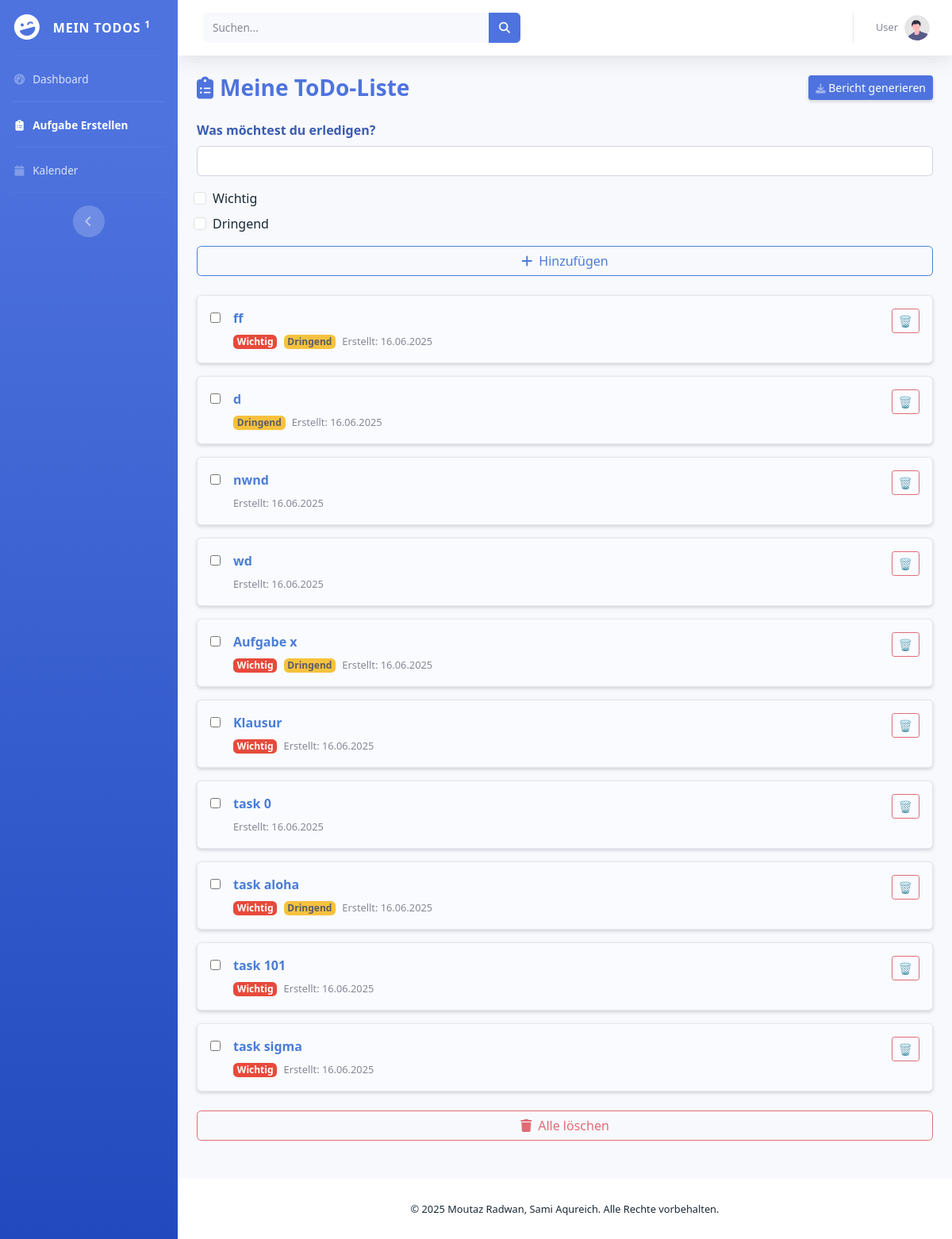
Screenshot of /todos with the database file from the repository.
### models.py (models this page shows)
class Task(Base):
    __tablename__ = "tasks"
    id = Column(Integer, primary_key=True, index=True)
    title = Column(String, nullable=False)
    created_date = Column(DateTime, default=datetime.utcnow)
    property = relationship("Property", uselist=False, back_populates="task", cascade="all, delete")

class Property(Base):
    __tablename__ = "properties"
    id = Column(Integer, primary_key=True, index=True)
    importance = Column(Boolean, nullable=False)
    urgency = Column(Boolean, nullable=False)
    completed = Column(Boolean, default=False)
    task_id = Column(Integer, ForeignKey("tasks.id", ondelete="CASCADE"))
    task = relationship("Task", back_populates="property")

### app.py (the view)
@app.get("/todos")
def todos(request: Request, db: Session = Depends(get_db)):
    todos = db.query(Task).options(joinedload(Task.property)).all()
    return templates.TemplateResponse("todos.html", {
        "request": request,
        "todo_list": todos,
        "current_date": datetime.today().strftime("%Y-%m-%d")
    })

### templates/todos.html (shortened to what this page needs)
{% extends "base.html" %}
{% block page_heading %}
<i class="fas fa-clipboard-list me-2"></i>Meine ToDo-Liste
{% endblock %}
{% block content %}
<div class="pb-5">
    <form action="/add" method="post" class="mb-4" autocomplete="off">
        <div class="mb-3">
            <label for="title" class="form-label">Was möchtest du erledigen?</label>
            <input type="text" id="title" name="title" class="form-control" required autofocus />
        </div>
        <div class="form-check mb-2">
            <input class="form-check-input" type="checkbox" name="importance" id="importance">
            <label class="form-check-label" for="importance">Wichtig</label>
        </div>
        <div class="form-check mb-3">
            <input class="form-check-input" type="checkbox" name="urgency" id="urgency">
            <label class="form-check-label" for="urgency">Dringend</label>
        </div>
        <div class="d-grid gap-2">
            <button type="submit" class="btn btn-outline-primary">
                <i class="fas fa-plus me-2"></i>Hinzufügen
            </button>
        </div>
    </form>
    {% for task in todo_list %}
    <div class="todo-card mb-3 p-3 border rounded shadow-sm">
        <div class="d-flex justify-content-between align-items-start">
            <form action="/update/{{ task.id }}" method="post" class="me-3">
                <input type="checkbox" class="status-toggle" data-id="{{ task.id }}"  title="Erledigt markieren oder zurücksetzen">
            </form>
            <div class="flex-grow-1">
                <a href="javascript:void(0);"
                    class="fw-bold d-block {% if task.property.completed %}text-decoration-line-through text-muted{% endif %}"
                    onclick="toggleEdit({{task.id}})" title="Bearbeiten">
                    {{ task.title }}
                </a>
                <div class="mt-1">
                    {% if task.property.importance %}
                    <span class="badge bg-danger me-1">Wichtig</span>
                    {% endif %}
                    {% if task.property.urgency %}
                    <span class="badge bg-warning text-dark me-1">Dringend</span>
                    {% endif %}
                    {% if task.created_date %}
                    <small class="text-muted">Erstellt: {{ task.created_date.strftime('%d.%m.%Y') }}</small>
                    {% endif %}
                </div>
            </div>
            <div>
                <a href="/delete/{{ task.id }}" class="btn btn-sm btn-outline-danger"
                    onclick="return confirm('Wirklich löschen?')" title="Aufgabe löschen">
                    🗑️
                </a>
            </div>
        </div>
    </div>
    {% endfor %}
    <form action="/clear" method="post" onsubmit="return confirm('Wirklich ALLE Aufgaben löschen?')" class="mt-4">
        <div class="d-grid">
            <button type="submit" class="btn btn-outline-danger">
                <i class="fas fa-trash me-2"></i>Alle löschen
            </button>
        </div>
    </form>
</div>
{% endblock %}

### templates/base.html (shortened to what this page needs)
<!DOCTYPE html>
<html lang="de">
<head>
  <link rel="stylesheet" href="{{ url_for('static', path='css/bootstrap.min.css') }}">
  <link rel="stylesheet" href="{{ url_for('static', path='css/sb-admin-2.min.css') }}">
  <link rel="stylesheet" href="{{ url_for('static', path='css/all.min.css') }}">
  <link rel="stylesheet" href="{{ url_for('static', path='css/style.css') }}">
</head>
<body id="page-top">
  </head>
  <body>
    <div id="wrapper">
      {% include "layouts/sidebar.html" %}
      <div id="content-wrapper" class="d-flex flex-column">
        <div id="content">
          {% include "layouts/topbar.html" %}
          <div class="container-fluid">
            <div class="d-sm-flex align-items-center justify-content-between mb-4">
              <h1 class="h3 mb-0 text-primary fw-bold">{% block page_heading %}Übersicht{% endblock %}</h1>
              <a href="#" class="d-none d-sm-inline-block btn btn-sm btn-primary shadow-sm">
                 Bericht generieren
              </a>
            </div>
            {% block content %}
            {% endblock %}
          </div>
        </div>
        {% include "layouts/footer.html" %}
      </div>
    </div>
  </body>
</html>

### templates/layouts/sidebar.html
<ul class="navbar-nav bg-gradient-primary sidebar sidebar-dark accordion" id="accordionSidebar">
  <a class="sidebar-brand d-flex align-items-center justify-content-center" href="/">
    <div class="sidebar-brand-icon rotate-n-15">
      <i class="fas fa-laugh-wink"></i>
    </div>
    <div class="sidebar-brand-text mx-3">Mein ToDos <sup>1</sup></div>
  </a>
  <hr class="sidebar-divider my-0">
  <li class="nav-item {% if request.url.path == '/dashboard' %}active{% endif %}">
    <a class="nav-link" href="/dashboard">
      <i class="fas fa-fw fa-tachometer-alt"></i>
      <span>Dashboard</span>
    </a>
  </li>
  <hr class="sidebar-divider my-0">
  <hr class="sidebar-divider my-0">
  <li class="nav-item {% if request.url.path.startswith('/todos') %}active{% endif %}">
    <a class="nav-link" href="/todos">
      <i class="fas fa-fw fa-clipboard-list"></i>
      <span>Aufgabe Erstellen</span>
    </a>
  </li>
  <hr class="sidebar-divider my-0">
  <li class="nav-item {% if request.url.path.startswith('/calendar') %}active{% endif %}">
    <a class="nav-link" href="/calendar">
      <i class="fas fa-fw fa-calendar"></i>
      <span>Kalender</span>
    </a>
  </li>
  <hr class="sidebar-divider">
  <div class="text-center d-none d-md-inline">
    <button class="rounded-circle border-0" id="sidebarToggle"></button>
  </div>
</ul>

### templates/layouts/topbar.html (shortened to what this page needs)
<nav class="navbar navbar-expand navbar-light bg-white topbar mb-4 shadow">
  <form class="d-none d-sm-inline-block form-inline mr-auto ml-md-3 my-2 my-md-0 mw-100 navbar-search">
    <div class="input-group">
      <input type="text" class="form-control bg-light border-0 small" placeholder="Suchen..." aria-label="Suchen"
        aria-describedby="basic-addon2">
      <div class="input-group-append">
        <button class="btn btn-primary" type="button">
          <i class="fas fa-search fa-sm"></i>
        </button>
      </div>
    </div>
  </form>
  <ul class="navbar-nav ">
    <li class="nav-item dropdown no-arrow">
      <a class="nav-link dropdown-toggle" href="#" id="userDropdown" role="button" data-toggle="dropdown"
        aria-haspopup="true" aria-expanded="false">
        <span class="mr-2 d-none d-lg-inline text-gray-600 small">User</span>
        <img class="img-profile rounded-circle" src="/static/img/undraw_profile.svg">
      </a>
    </li>
  </ul>
</nav>

### templates/layouts/footer.html
<footer class="sticky-footer bg-white">
  <div class="container my-auto">
    <div class="copyright text-center my-auto">
      <span>&copy; 2025 Moutaz Radwan, Sami Aqureich. Alle Rechte vorbehalten.</span>
    </div>
  </div>
</footer>

### static/css/style.css (style rules this page uses)
body { background-color: #e6f0fa; color: #1a2935; font-family: "Segoe UI", Tahoma, Geneva, Verdana, sans-serif; }
ul li { list-style: none; }
a { text-decoration: none; color: #4a7dd6; }
.todo-card { background-color: #f9fbff; border: 1px solid #c7d7f9; border-radius: 10px; box-shadow: none; color: #2a3e52; }
.btn-outline-primary { border-color: #4a7dd6; color: #4a7dd6; }
.btn-outline-danger { border-color: #e06c75; color: #e06c75; }
.badge.bg-danger { background-color: #e06c75; }
.badge.bg-warning { background-color: #f0d47a; color: #4a3e1f; }
.form-label { color: #3a5db0; font-weight: 600; }

### rows the page displays
Task: title "ff", shows "Wichtig", shows "Dringend", created_date "16.06.2025"
Task: title "d", shows "Dringend", created_date "16.06.2025"
Task: title "nwnd", created_date "16.06.2025"
Task: title "wd", created_date "16.06.2025"
Task: title "Aufgabe x", shows "Wichtig", shows "Dringend", created_date "16.06.2025"
Task: title "Klausur", shows "Wichtig", created_date "16.06.2025"
Task: title "task 0", created_date "16.06.2025"
Task: title "task aloha", shows "Wichtig", shows "Dringend", created_date "16.06.2025"
Task: title "task 101", shows "Wichtig", created_date "16.06.2025"
Task: title "task sigma", shows "Wichtig", created_date "16.06.2025"
